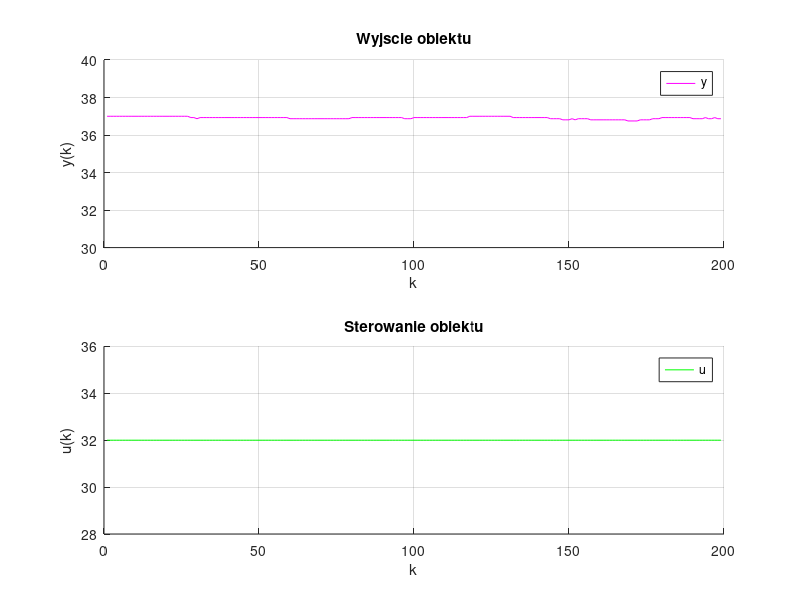

Source code (MATLAB): (Note: this script raises an error after producing the figure.)
%skrypt do realizacji zadania 1
load('pp.mat');
y1 = y(302:500);
u1 = u(302:500);
f = figure('visible','on');
subplot(2,1,1)
hold on; 
grid on; 
plot(y1,'m');
title('Wyjscie obiektu')
legend('y')
xlabel('k');
ylabel('y(k)');
ylim([30 40]);
subplot(2,1,2)
hold on; 
grid on; 
plot(u1,'g');
title('Sterowanie obiektu')
legend('u');
xlabel('k');
ylabel('u(k)');
fig_pos = f.PaperPosition;
f.PaperSize = [fig_pos(3) fig_pos(4)];
print(f, 'y','-dpdf','-bestfit')